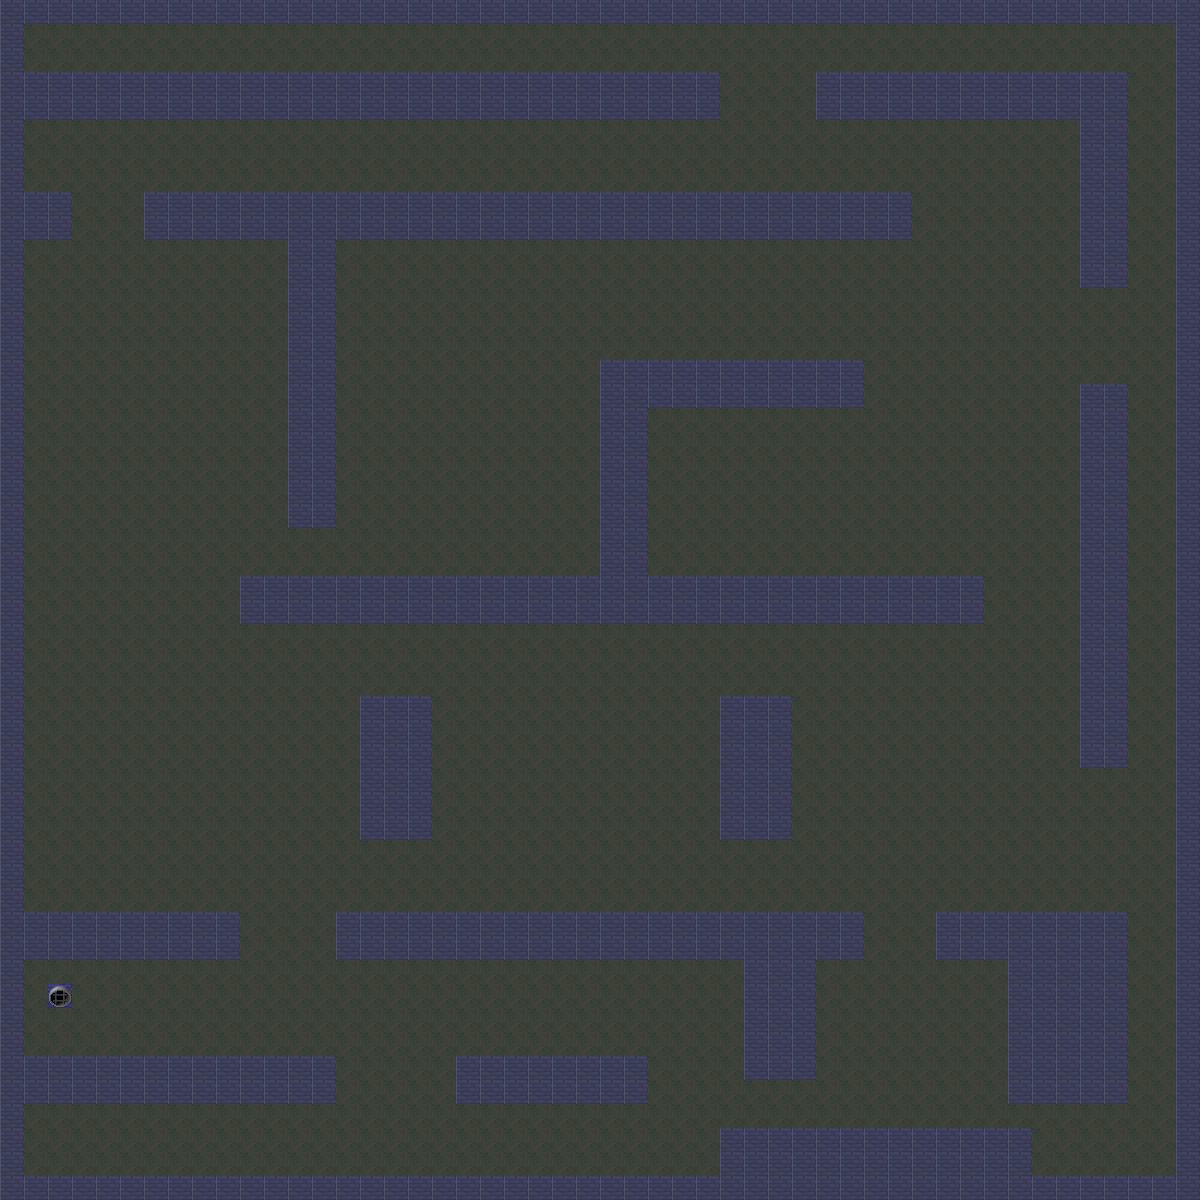

Tiled map render using the project's own tile images. Description and the map definition, with tile-layer contents summarised, below:
An orthogonal 50x50 tile map with 24x24 px tiles, 2 tile layers (Bottom, Walls) and 17 objects (Player, Mimic0, Mimic1, Mimic2, Mimic4, ...).

<map version="1.0" orientation="orthogonal" width="50" height="50" tilewidth="24" tileheight="24">
 <tileset firstgid="1" name="sewer_tileset" tilewidth="24" tileheight="24">
  <image source="sewer_tileset.png" trans="ff00ff" width="192" height="217" />
 </tileset>
 <layer name="Bottom" width="50" height="50">
  <data>[2500 cells, 2500 non-empty, 2 distinct tile ids]</data>
 </layer>
 <layer name="Walls" width="50" height="50" opacity="0.49">
  <data>[2500 cells, 743 non-empty, 1 distinct tile ids]</data>
 </layer>
 <objectgroup name="Objects" width="50" height="50">
  <object name="Player" x="48" y="984" width="24" height="24" />
  <object name="Mimic0" x="168" y="768" width="24" height="24" />
  <object name="Mimic1" x="911" y="769" width="24" height="24" />
  <object name="Mimic2" x="864" y="1032" width="24" height="24" />
  <object name="Mimic4" x="792" y="504" width="24" height="24" />
  <object name="Mimic3" x="432" y="408" width="24" height="24" />
  <object name="Key1" x="288" y="144" width="24" height="24" />
  <object name="Key2" x="936" y="144" width="24" height="24" />
  <object name="Key3" x="696" y="432" width="24" height="24" />
  <object name="Key4" x="648" y="744" width="24" height="24" />
  <object name="Key5" x="240" y="1128" width="24" height="24" />
  <object name="Key6" x="456" y="984" width="24" height="24" />
  <object name="Key7" x="120" y="360" width="24" height="24" />
  <object name="Key8" x="168" y="456" width="24" height="24" />
  <object name="Key9" x="456" y="48" width="24" height="24" />
  <object name="Mimic5" x="264" y="984" width="24" height="24" />
  <object name="Key10" x="1032" y="552" width="24" height="24" />
 </objectgroup>
</map>
